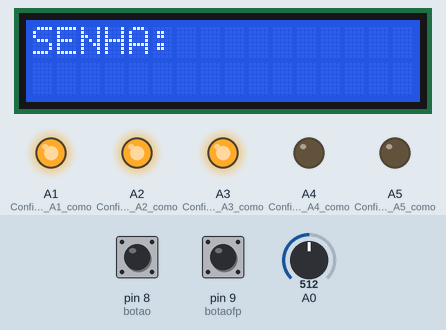
This sketch was run on a simulated Arduino Uno, built with avr-gcc and run on an emulated ATmega328P. On the bench: 16×2 character LCD, output pins drawn as LEDs (lit = HIGH). Inputs (shaded band) come from the test bench; at power-on: pin 9 (botaofp) HIGH, pin 8 (botao) HIGH, A0 = 512.

Above: at 1.2 s.
1.3 s: pin 9 (botaofp) pulled LOW for 3.2 s
At 3.7 s:
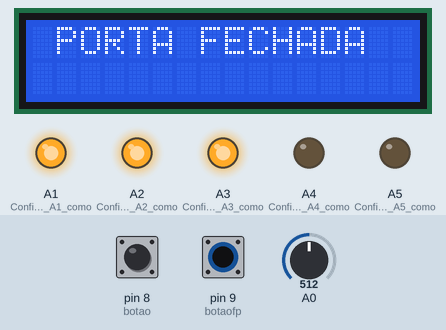
7.5 s: pin 8 (botao) pulled LOW for 0.15 s
At 8.7 s:
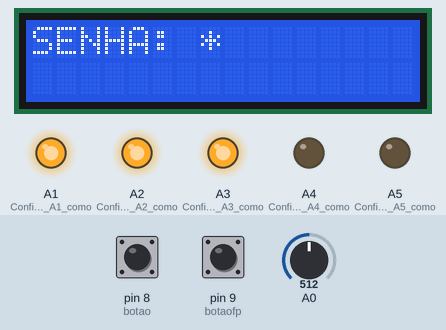
9.1 s: pin 8 (botao) pulled LOW for 1 s
At 10.0 s:
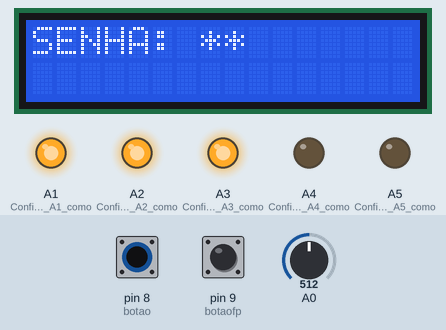
11.6 s: pin 8 (botao) pulled LOW for 0.15 s
At 11.9 s:
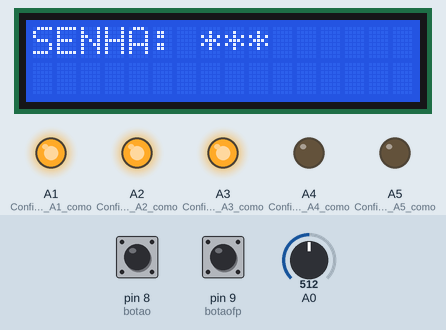
13.2 s: pin 8 (botao) pulled LOW for 3.2 s
At 14.3 s:
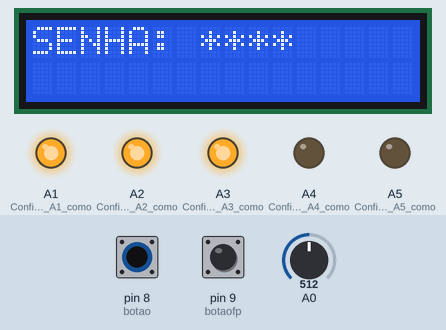
18.3 s: A0 set to 716
At 23.4 s:
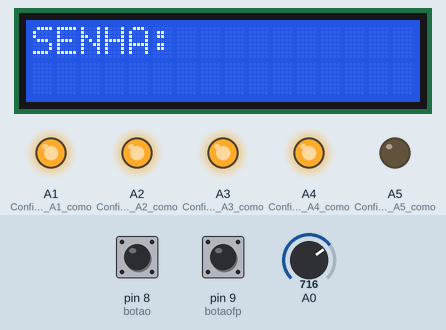
Timing chart, 0 to 23.7 s (numbered marks = the images above; inputs shaded):
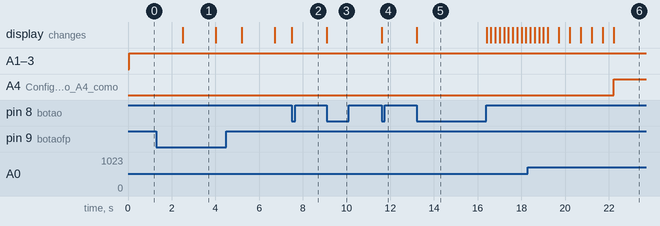

The sketch:

codigo_tcc.ino
```cpp
// ===============================================================================
        //Trabalho de conclusão de curso
        //Centro Paula Souza, ETEC Lauro Gomes
        // Eletronica 2° Semestre 2014
        // Lucas Lacerda Bernardo
        // Cofre com fechadura de combinação

// =====================================================================================================

#include <LiquidCrystal.h> //Inclui a biblioteca LiquidCrystal.h

#define botao 8 //Define botao como 8
#define IN1 6 //Pinos do drive da Ponte H L298N
#define IN2 7 //Pinos do drive da Ponte H L298N
#define botaofp 9 //Define Botão fecha porta como 9

LiquidCrystal lcd(12, 11, 5, 4, 3, 2); //Instância o LCD com os respectivos pinos que serão utilizados

int map_pot; //Variável para armazenar o valor da escla de 0 a 5 do potenciômetro
int i=0; //Variável para contagem


char senha[] = "0000"; //Variável para armazernar os digitos da combinação
char senhadesejada[] = "0205"; //Variável para armazenar a senha desejada = "0205"

void setup()
{

  lcd.begin(16,2); //Inicia o LCD
  pinMode(A1, OUTPUT); //Configura o pino A1 como saída
  pinMode(A2, OUTPUT); //Configura o pino A2 como saída
  pinMode(A3, OUTPUT); //Configura o pino A3 como saída
  pinMode(A4, OUTPUT); //Configura o pino A4 como saída
  pinMode(A5, OUTPUT); //Configura o pino A5 como saída

}

void loop()
{
 if(!digitalRead(botaofp)) //Lê se o botão fecha porta foi pressionado
  {
    //Gira o Motor A no sentido horario
    digitalWrite(IN1, LOW);
    digitalWrite(IN2, HIGH);
    delay(500);
    //Para o motor A
    digitalWrite(IN1, HIGH);
    digitalWrite(IN2, HIGH);
    delay(700);
    lcd.setCursor(0,0); //Limpa a tela do LCD
    lcd.print(" PORTA FECHADA  "); //Escreve a frase "Digite a Senha: "
    delay(1500);
    lcd.clear(); //Limpa a tela do LCD
    lcd.setCursor(0,0);
    lcd.print("SENHA: ");

  }

  lcd.setCursor(0,0); //Limpa a tela do LCD
  lcd.print("SENHA: "); //Escreve a frase "Digite a Senha: "

  map_pot = map(analogRead(A0), 0,1023, 0,6); //Pega o valor do potenciômetro e converte para uma escala de 0 a 6

    if(map_pot > 0 )
    digitalWrite(A1, HIGH); //Se o valor aferido for maior que 0
  else digitalWrite(A1, LOW); //Acende o primeiro LED
  if(map_pot > 1 ) digitalWrite(A2, HIGH); //Se o valor aferido for maior que 1
  else digitalWrite(A2, LOW); //Acende o segundo LED
  if(map_pot > 2 ) digitalWrite(A3, HIGH); //Se o valor aferido for maior que 2
  else digitalWrite(A3, LOW); //Acende o terceiro LED
  if(map_pot > 3 ) digitalWrite(A4, HIGH); //Se o valor aferido for maior que 3
  else digitalWrite(A4, LOW); //Acende o quarto LED
  if(map_pot > 4 ) digitalWrite(A5, HIGH); //Se o valor aferido for maior que 4
  else digitalWrite(A5, LOW); //Acende o quinto LED

  if(!digitalRead(botao)) //Se o botão for pressionado
  {

    lcd.setCursor(i+7,0); //Posiciona o cursor na segunda linha
    lcd.print("*"); //Imprime o caractere "*"

    if(map_pot == 0) senha[i] = '0'; //Se o digito for 0, armazena na respectiva posição da senha
    else if(map_pot == 1) senha[i] = '1'; //Se o digito for 1, armazena na respectiva posição da senha
    else if(map_pot == 2) senha[i] = '2'; //Se o digito for 2, armazena na respectiva posição da senha
    else if(map_pot == 3) senha[i] = '3'; //Se o digito for 3, armazena na respectiva posição da senha
    else if(map_pot == 4) senha[i] = '4'; //Se o digito for 4, armazena na respectiva posição da senha
    else if(map_pot == 5) senha[i] = '5'; //Se o digito for 5, armazena na respectiva posição da senha

    i++; //Incrementa a posição da senha
    while(!digitalRead(botao)){
    } //Aguarda o botão ser despressionado
  }

  if(i>3) //Se os 4 dígitos forem recebidos
  {

    //Compara todos os digitos da senha]
    //E se tiver algum digito não correspondente

    if(senha[0] != senhadesejada[0] || senha[1] != senhadesejada[1] || senha[2] != senhadesejada[2] || senha[3] != senhadesejada[3])

    {

      //Efeito de entrada da frase "SENHA INCORRETA"
      lcd.clear(); //Limpa a tela do LCD
      lcd.setCursor(0,0); //Posiciona o cursor na primeira coluna da primeira linha
      lcd.print("S"); //Imprime na tela a lembra "S"
      delay(200); //Aguarda 200 milissegundos
      lcd.setCursor(1,0 ); //Posiciona o cursor na segunda coluna da primeira linha
      lcd.print("E"); //Imprime na tela a lembra "E"
      delay(200); //Aguarda 200 milissegundos
      lcd.setCursor(2,0); //Posiciona o cursor na terceira coluna da primeira linha
      lcd.print("N"); //Imprime na tela a lembra "N"
      delay(200); //Aguarda 200 milissegundos
      lcd.setCursor(3,0); //Posiciona o cursor na quarta coluna da primeira linha
      lcd.print("H"); //Imprime na tela a lembra "H"
      delay(200); //Aguarda 200 milissegundos
      lcd.setCursor(4,0); //Posiciona o cursor na quinta coluna da primeira linha
      lcd.print("A "); //Imprime na tela a lembra "A"
      delay(200); //Aguarda 200 milissegundos
      lcd.setCursor(6,0); //Posiciona o cursor na sétima coluna da primeira linha
      lcd.print("I"); //Imprime na tela a lembra "I"
      delay(200); //Aguarda 200 milissegundos
      lcd.setCursor(7,0); //Posiciona o cursor na oitava coluna da primeira linha
      lcd.print("N"); //Imprime na tela a lembra "N"
      delay(200); //Aguarda 200 milissegundos
      lcd.setCursor(8,0); //Posiciona o cursor na nona coluna da primeira linha
      lcd.print("C"); //Imprime na tela a lembra "C"
      delay(200); //Aguarda 200 milissegundos
      lcd.setCursor(9,0); //Posiciona o cursor na décima coluna da primeira linha
      lcd.print("O"); //Imprime na tela a lembra "O"
      delay(200); //Aguarda 200 milissegundos
      lcd.setCursor(10,0); //Posiciona o cursor na décima primeira coluna da primeira linha
      lcd.print("R"); //Imprime na tela a lembra "R"
      delay(200); //Aguarda 200 milissegundos
      lcd.setCursor(11,0); //Posiciona o cursor na décima segunda coluna da primeira linha
      lcd.print("R"); //Imprime na tela a lembra "R"
      delay(200); //Aguarda 200 milissegundos
      lcd.setCursor(12,0); //Posiciona o cursor na décima terceira coluna da primeira linha
      lcd.print("E"); //Imprime na tela a lembra "E"
      delay(200); //Aguarda 200 milissegundos
      lcd.setCursor(13,0); //Posiciona o cursor na décima quarta coluna da primeira linha
      lcd.print("T"); //Imprime na tela a lembra "T"
      delay(200); //Aguarda 200 milissegundos
      lcd.setCursor(14,0); //Posiciona o cursor na décima quinta coluna da primeira linha
      lcd.print("A"); //Imprime na tela a lembra "A"
      delay(200); //Aguarda 200 milissegundos

      //==================================================================

      //Laço para o efeito de piscagem da frase "SENHA INCORRETA"
      for(int i=0;i<3;i++)
      {
        lcd.clear(); //Limpa a tela do LCD
        lcd.setCursor(0,0); //Posiciona o cursor na primeira coluna da primeira linha
        delay(500); //Aguarda 200 milissegundos
        lcd.print("SENHA INCORRETA"); //Imprime a frase "SENHA INCORRETA"
        delay(500); //Aguarda 500 milissegundos
        lcd.clear(); //Limpa a tela do LCD
        lcd.setCursor(0,0); //Posiciona o cursor na primeira coluna da primeira linha
        lcd.print("SENHA");
      }
    }

    //===========================================================

    else //Senão
    {

      //Laço para o efeito de piscagem da frase "SENHA CORRETA"
      for(int i=0;i<1;i++)
      {
        lcd.clear(); //Limpa a tela do LCD
        lcd.setCursor(0,0); //Posiciona o cursor na primeira coluna da primeira linha
        delay(300); //Aguarda 300 milissegundos
        lcd.print(" SENHA CORRETA"); //Imprime a frase "SENHA CORRETA"
        delay(1000);
        lcd.clear(); //Limpa a tela do LCD
        delay(500);


        digitalWrite (IN1, HIGH);
        digitalWrite (IN2, LOW);
        delay(500);
        digitalWrite (IN1, HIGH);
        digitalWrite (IN2, HIGH);
        delay(700);

        lcd.clear(); // limpa a tela do lcd
        lcd.setCursor(0,0); //Posiciona o cursor na primeira coluna da primeira linha
        lcd.print("  PORTA ABERTA  ");
        delay(5000);

        lcd.clear(); //Limpa a tela do LCD
        lcd.setCursor(0,0); //Posiciona o cursor na primeira coluna da primeira linha
        lcd.print("SENHA : ");


      }

    }

    i=0; //Zera a variável de contagem das posições


  }


}
```

Measured:
- after the input at 1.3 s, the display: changes after 1.2 s (image 1)
- after the input at 7.5 s, the display: changes at once (image 2)
- after the input at 9.1 s, the display: changes at once (image 3)
- after the input at 11.6 s, the display: changes at once (image 4)
- after the input at 13.2 s, the display: changes at once (image 5)
- after the input at 18.3 s, A4 (Configura_o_pino_A4_como): LOW → HIGH after 3.9 s
- what the display in image 1 shows lasts 1.5 s, from 2.5 s to 4.0 s
